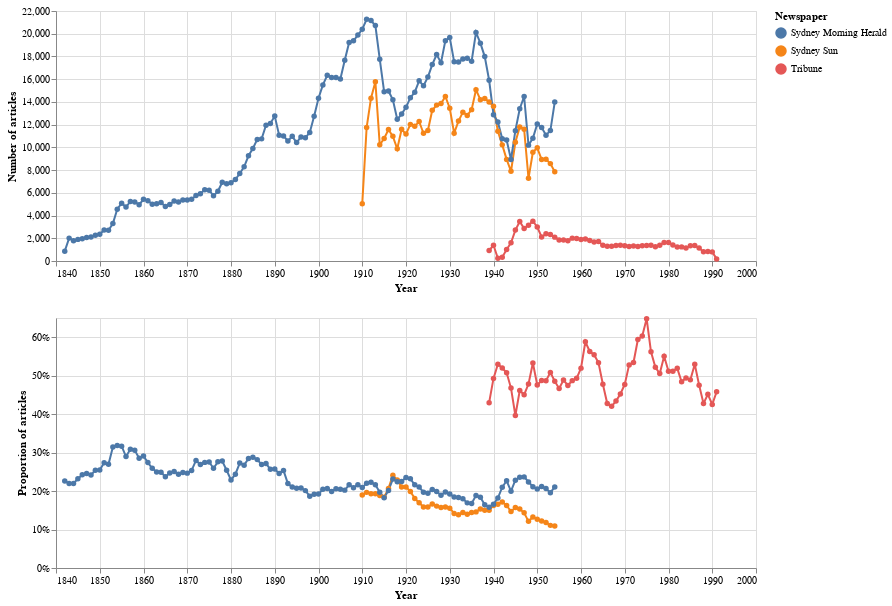

The notebook cell saved with this chart:
### Markdown cell above
And make some charts!

### Code cell
# Chart totals
chart7 = make_chart_totals(df_newspapers, 'newspaper', 'Newspaper')

# Chart proportions
chart8 = make_chart_proportions(df_newspapers, 'newspaper', 'Newspaper')

# Shorthand way of concatenating the two charts (note there's only one legend)
chart7 & chart8

### Figure 1 — Vega-Lite specification as saved in the notebook (floating-point values rounded to 4 significant figures; data arrays with more than 128 entries replaced by an {"elided": "..."} marker saying what was removed)
{"config": {"view": {"continuousWidth": 400, "continuousHeight": 300}}, "vconcat": [{"mark": {"type": "line", "point": true}, "encoding": {"color": {"type": "nominal", "field": "newspaper", "legend": {"title": "Newspaper"}}, "tooltip": [{"type": "nominal", "field": "newspaper", "title": "Newspaper"}, {"type": "quantitative", "field": "year", "title": "Year"}, {"type": "quantitative", "field": "total_results", "format": ",", "title": "Articles"}], "x": {"type": "quantitative", "axis": {"format": "c", "title": "Year"}, "field": "year"}, "y": {"type": "quantitative", "axis": {"format": ",d", "title": "Number of articles"}, "field": "total_results"}}, "height": 250, "width": 700}, {"mark": {"type": "line", "point": true}, "encoding": {"color": {"type": "nominal", "field": "newspaper", "legend": {"title": "Newspaper"}}, "tooltip": [{"type": "nominal", "field": "newspaper", "title": "Newspaper"}, {"type": "quantitative", "field": "year", "title": "Year"}, {"type": "quantitative", "field": "proportion", "format": "%", "title": "Proportion"}], "x": {"type": "quantitative", "axis": {"format": "c", "title": "Year"}, "field": "year"}, "y": {"type": "quantitative", "axis": {"format": "%", "title": "Proportion of articles"}, "field": "proportion", "stack": null}}, "height": 250, "width": 700}], "data": {"name": "data-718e26d9b8d850cea7ed7f22c5b3a02d"}, "$schema": "https://vega.github.io/schema/vega-lite/v4.8.1.json", "datasets": {"data-718e26d9b8d850cea7ed7f22c5b3a02d": {"elided": "211 records"}}}
